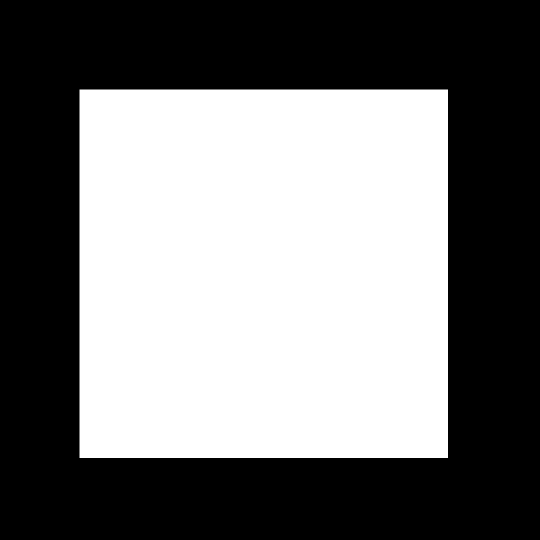
#> input picture box.png, 1080 x 1080 px (shown at 1/2 size)
$ python 'gs algorithm 3.py'
#> lines starting #> are read from the running program, lines starting #| are printed output that depends on the picture; after the words box and inside, x2 and y2 are one past the last pixel; in counts of white or black regions, pixels touching at a corner belong together
#!/usr/bin/env python
# coding: utf-8

import matplotlib.pyplot as plt
import matplotlib.image as mpimg
import numpy as np
from scipy import fftpack
from scipy import signal
from scipy import interpolate

#normalization
def norm(a):
    a /= np.trapz(np.trapz(a))


#calculating amplitude using Intensity and phi.
def int_phi_to_comp(I,phi):
    A=np.sqrt(I)*np.exp(1j*phi)
    return A

#calculating Intensity and phi from amplitude.
def comp_to_int_phi(A):
    I=np.abs(A)**2
    x1=np.imag(A)
    x2=np.real(A)
    phi=np.arctan2(x1,x2)

    assert (phi==np.angle(A)).all(), "Value of phi is incorrect"

    return I, phi


def blur_image(phi):

    t = np.linspace(-10, 10, 5)
    bump = np.exp(-20*t**2)
    bump /= np.trapz(bump)
    kernel = bump[:, np.newaxis] * bump[np.newaxis, :]
# [5 lines of commented-out code are left out]
    phi3 = signal.fftconvolve(phi, kernel, mode='same')

    return phi3


def get_error(A, B):
    C = np.abs(A-B)
    C = np.mean(C)
    return C


def fft2(A):
    return np.fft.fftshift(np.fft.fft2(A, norm='ortho'))

def ifft2(A):
    return np.fft.ifft2(np.fft.ifftshift(A), norm='ortho')


def gs_alg(target_intensity, iterations):
    ar_shape = np.shape(target_intensity)

    source_shape = (1080, 1920)

    source_I=np.ones(source_shape)
    source_I=pad_square(source_I)

    norm(source_I)
    np.random.seed(1)
    phi=np.random.rand(*ar_shape)


    for _ in range(iterations):
        A = int_phi_to_comp(source_I, phi)
        fft_A = fft2(A)

        I_final, phi = comp_to_int_phi(fft_A)
        print(get_error(I_final, img2))


        A = int_phi_to_comp(img2,phi)
        ifft_A= ifft2(A)

        _, phi = comp_to_int_phi(ifft_A)

        #phi = blur_image(phi)


    A = int_phi_to_comp(source_I, phi)
    fft_A = fft2(A)
    I_final, _ = comp_to_int_phi(fft_A)

    phi=center_slice(phi,source_shape)

    return phi, I_final

def scale_image(img, scaling_factor):
    image_width, image_height = np.shape(img)


def load_image(filename):

    #importing image
#> called with filename = 'box.png'
    img = mpimg.imread(filename)
#> img is the input picture: shape (1080, 1080, 3) float32; values 0 (black) and 1 (white), 46.6% white; 1 white region, box (x1, y1, x2, y2) and area: (159, 179, 896, 916) 543169
    img=np.mean(img,2)
    #plt.figure()
    plt.imshow(img)
    plt.show()

    height=1920
    #width=1080
    width = 1920

    slm=np.zeros((width,height))

    #image_height=np.shape(img)[1]
    #image_width=np.shape(img)[0]
    image_width, image_height = np.shape(img)
#> image_width = 1080; image_height = 1080

    ix=int(width/2-image_width/2)
#> ix = 420
    iy=int(height/2-image_height/2)
#> iy = 420

    slm[ix:ix+image_width, iy:iy+image_height]=img
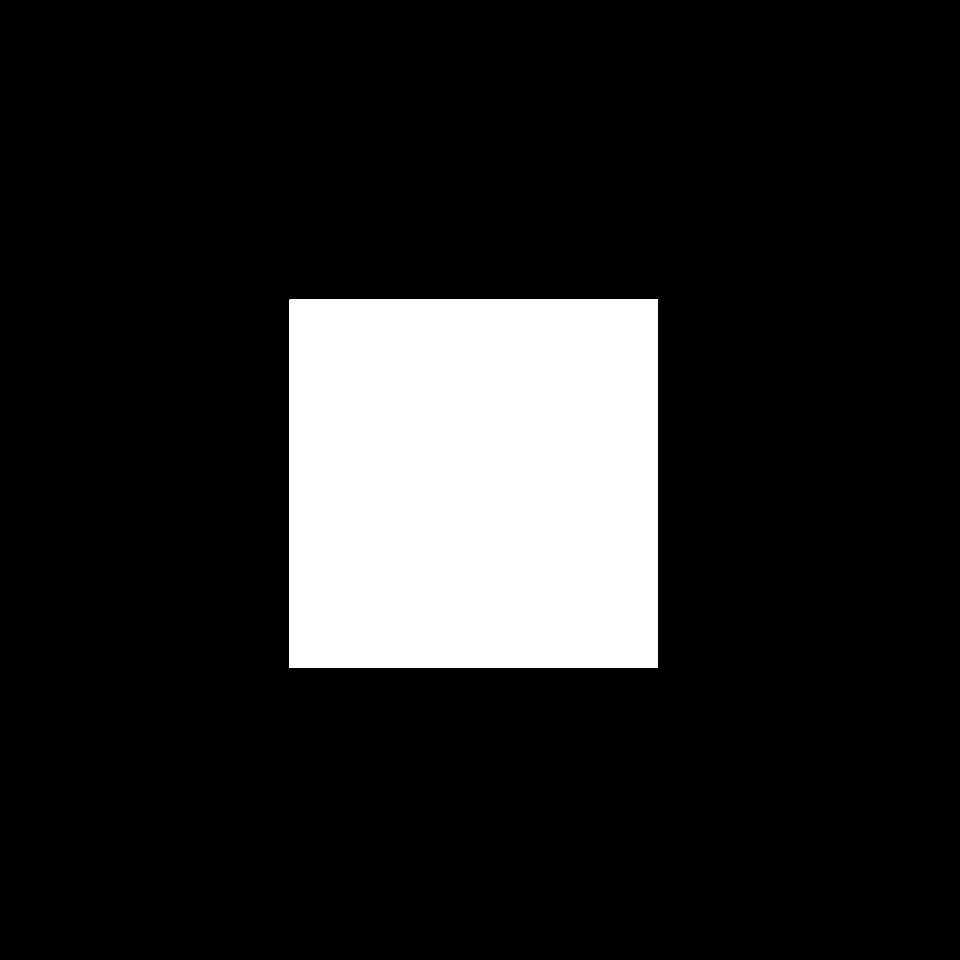
#> slm: shape (1920, 1920) float64 (shown at 1/2 size); values 0 (black) and 1 (white), 14.7% white; 1 white region, box (x1, y1, x2, y2) and area: (579, 599, 1316, 1336) 543169

    img2=slm
    norm(img2)
    plt.imshow(img2)
    plt.show()

    return img2

def pad_square(A):

    A_width=np.shape(A)[0]
    A_height=np.shape(A)[1]

    l = max([A_width, A_height])
    slm=np.zeros((l,l))

    ix=int(l/2-A_width/2)
    iy=int(l/2-A_height/2)

    slm[ix:ix+A_width, iy:iy+A_height]=A

    return slm

def center_slice(A, shape):

    assert np.shape(A)[0] == np.shape(A)[1], "A is not a square"

    l=np.shape(A)[0]
    ix=int(l/2-shape[0]/2)
    iy=int(l/2-shape[1]/2)

    return A[ix:ix+shape[0], iy:iy+shape[1]]

def center_slice_testbench():
    a = np.array([[1,2,6],[3,4,5]])
    print (a)

    print (pad_square(a))

    print (center_slice(pad_square(a),np.shape(a)))


if __name__ == '__main__':


    #center_slice_testbench()


    img2 = load_image('box.png')
    #img2 = load_image('ball.png')
    phi, I_final = gs_alg(target_intensity=img2, iterations=10)
#> the loop in gs_alg, `for _ in range(iterations):` made 10 passes
#> C in get_error on passes 1 to 10: 5.36e-07, 1.81e-07, 1.49e-07, 1.34e-07, 1.24e-07, 1.18e-07, 1.13e-07, 1.1e-07, 1.07e-07, 1.05e-07
#| 5.357012876910414e-07
#| 1.8124602143782297e-07
#| 1.494154717914789e-07
#| 1.3355212972872245e-07
#| 1.240435181279704e-07
#| 1.1775005492494822e-07
#| 1.132215045579477e-07
#| 1.0977534330202778e-07
#> (further printed lines are left out)
#> pass 1, in comp_to_int_phi (call 2), `x2=np.real(A)`:
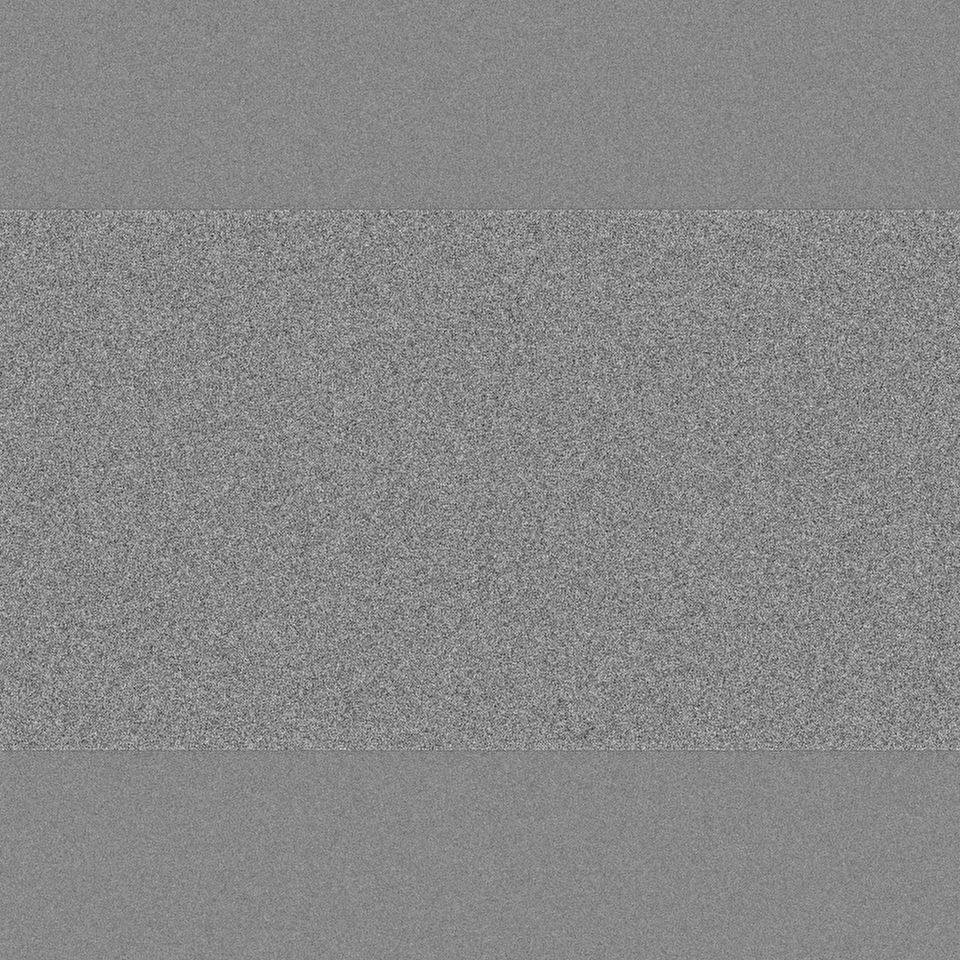
#> x2: shape (1920, 1920) float64 (shown at 1/2 size); min -0.00167, max 0.00145, mean 6.2e-07; drawn with min black and max white
#> after the loop in gs_alg, `for _ in range(iterations):`:
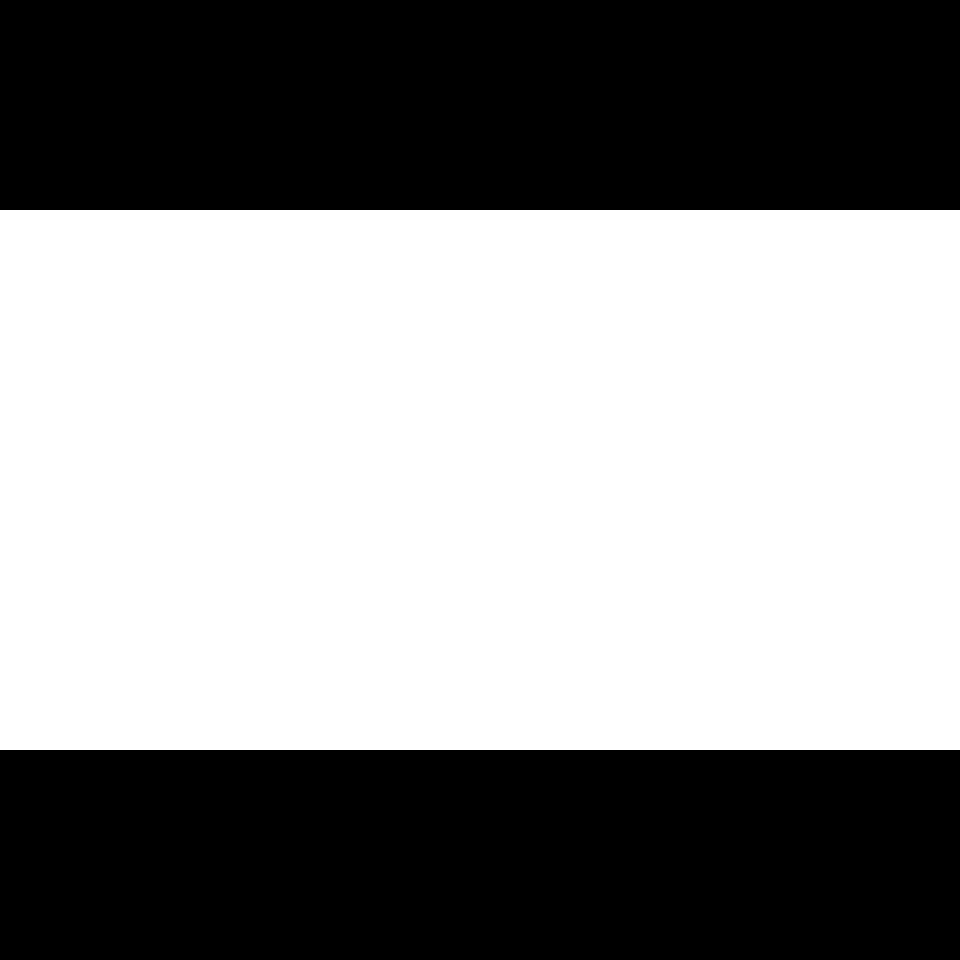
#> source_I: shape (1920, 1920) float64 (shown at 1/2 size); values 0 (black) and 4.83e-07 (white), 56.2% white; 2 black regions, box (x1, y1, x2, y2) and area: (0, 0, 1920, 420) 806400, (0, 1500, 1920, 1920) 806400
#> in comp_to_int_phi (call 21), `x2=np.real(A)`:
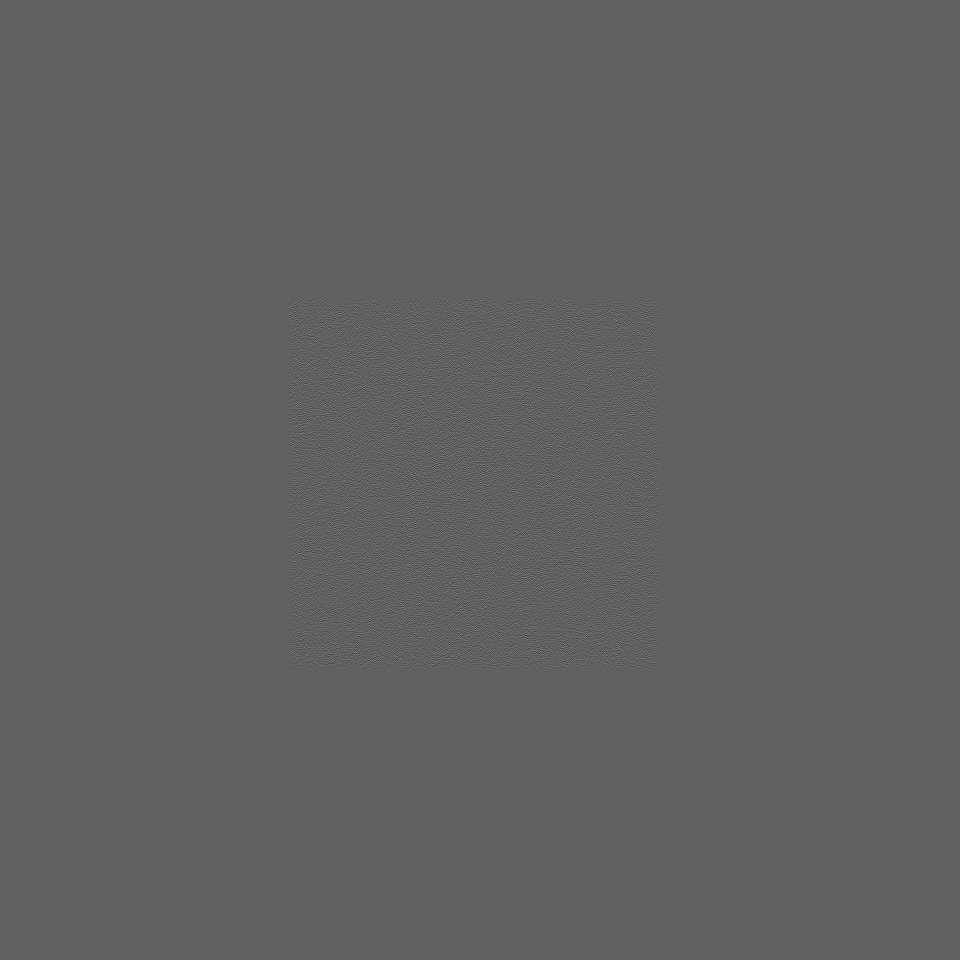
#> x2: shape (1920, 1920) float64 (shown at 1/2 size); min -0.0024, max 0.00393, mean 7.49e-23; drawn with min black and max white
#> in center_slice, `return A[ix:ix+shape[0], iy:iy+shape[1]]`:
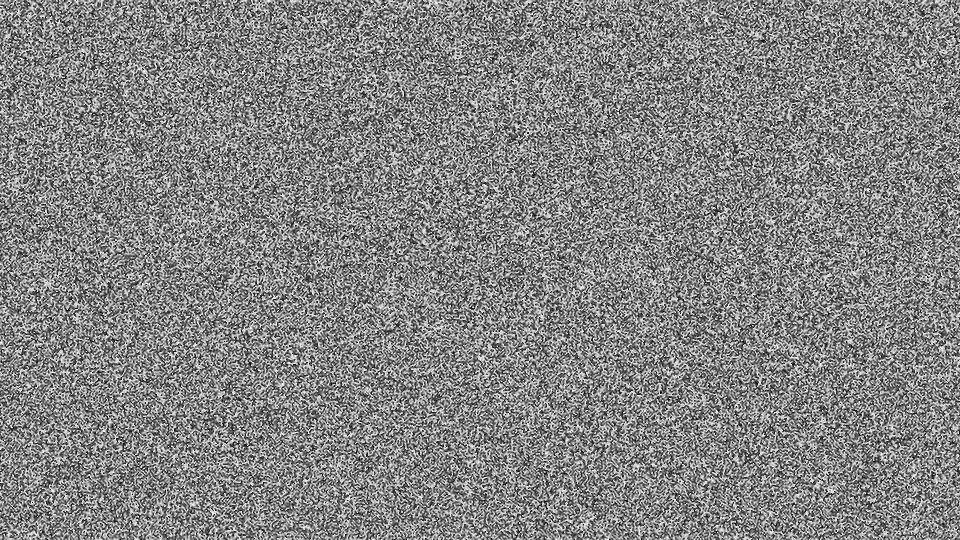
#> returned value: shape (1080, 1920) float64 (shown at 1/2 size); min -3.14, max 3.14, mean 0.122; drawn with min black and max white

    plt.imshow(phi)
    plt.show()

    plt.imshow(I_final)
    plt.show()


    np.save('gs algorithm 2',phi)

$ run again, with star.png copied over box.png
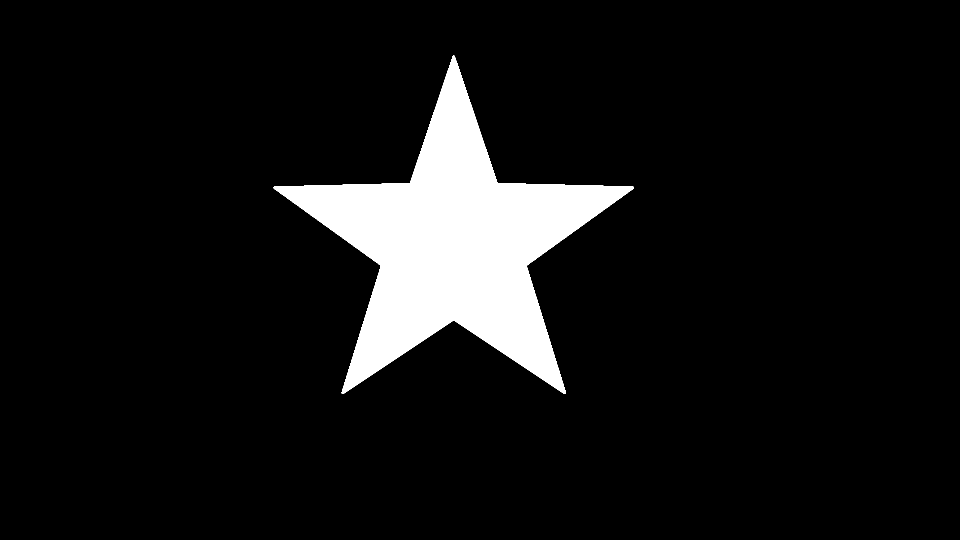
#> input picture star.png, 1920 x 1080 px (shown at 1/2 size)
#> in load_image, img is the input picture: shape (1080, 1920, 3) float32; values 0 (black) and 1 (white), 8.2% white; 1 white region, box (x1, y1, x2, y2) and area: (547, 111, 1268, 788) 169703
#> in load_image, `slm[ix:ix+image_width, iy:iy+image_height]=img`:
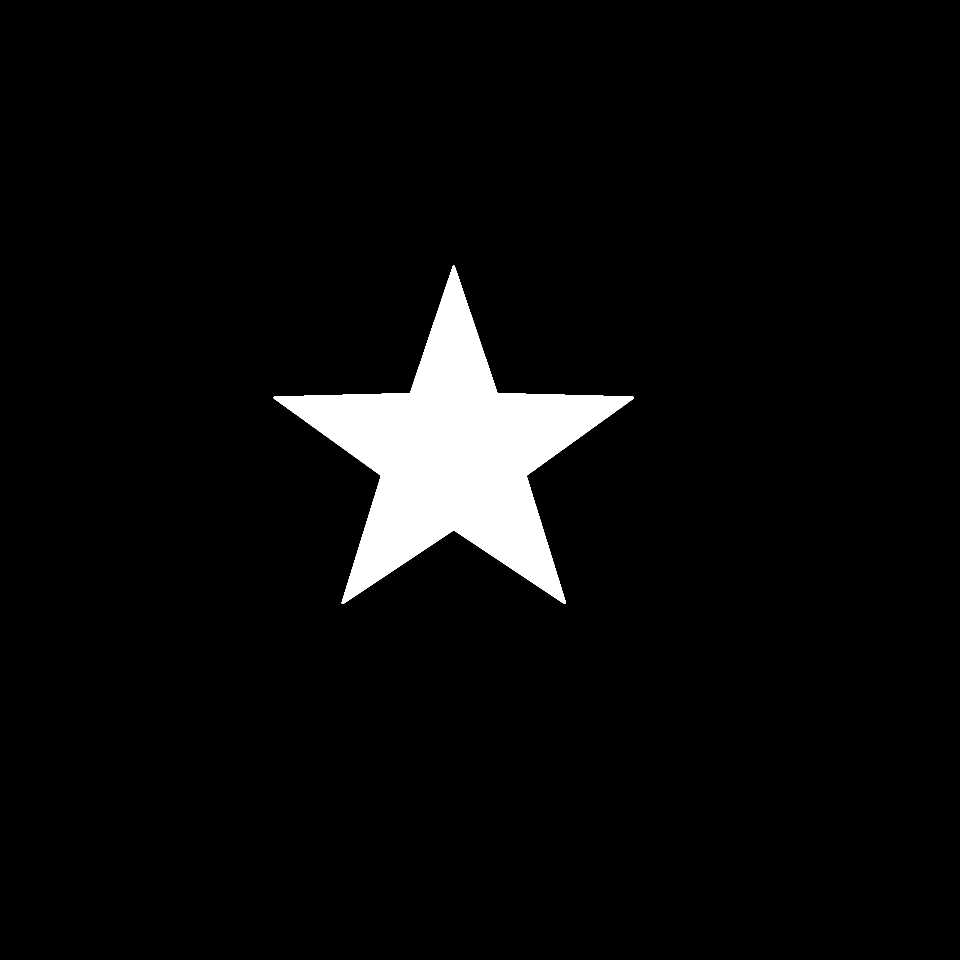
#> slm: shape (1920, 1920) float64 (shown at 1/2 size); values 0 (black) and 1 (white), 4.6% white; 1 white region, box (x1, y1, x2, y2) and area: (547, 531, 1268, 1208) 169703
#> the loop in gs_alg, `for _ in range(iterations):` made 10 passes
#> C in get_error on passes 1 to 8: 5.4e-07, 1.67e-07, 1.44e-07, 1.31e-07, 1.24e-07, 1.18e-07, 1.14e-07, 1.11e-07
#> (printed output is left out)
#> in center_slice, `return A[ix:ix+shape[0], iy:iy+shape[1]]`:
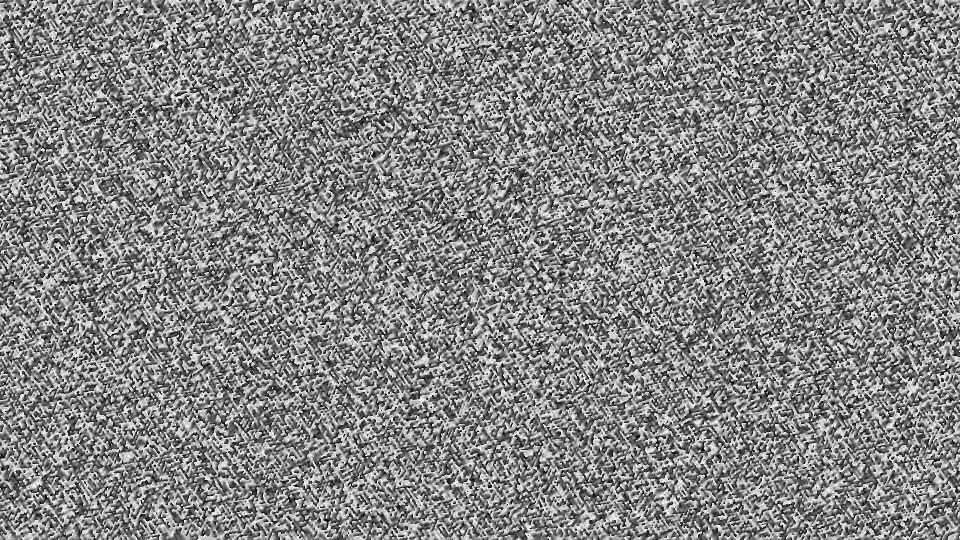
#> returned value: shape (1080, 1920) float64 (shown at 1/2 size); min -3.14, max 3.14, mean 0.13; drawn with min black and max white
